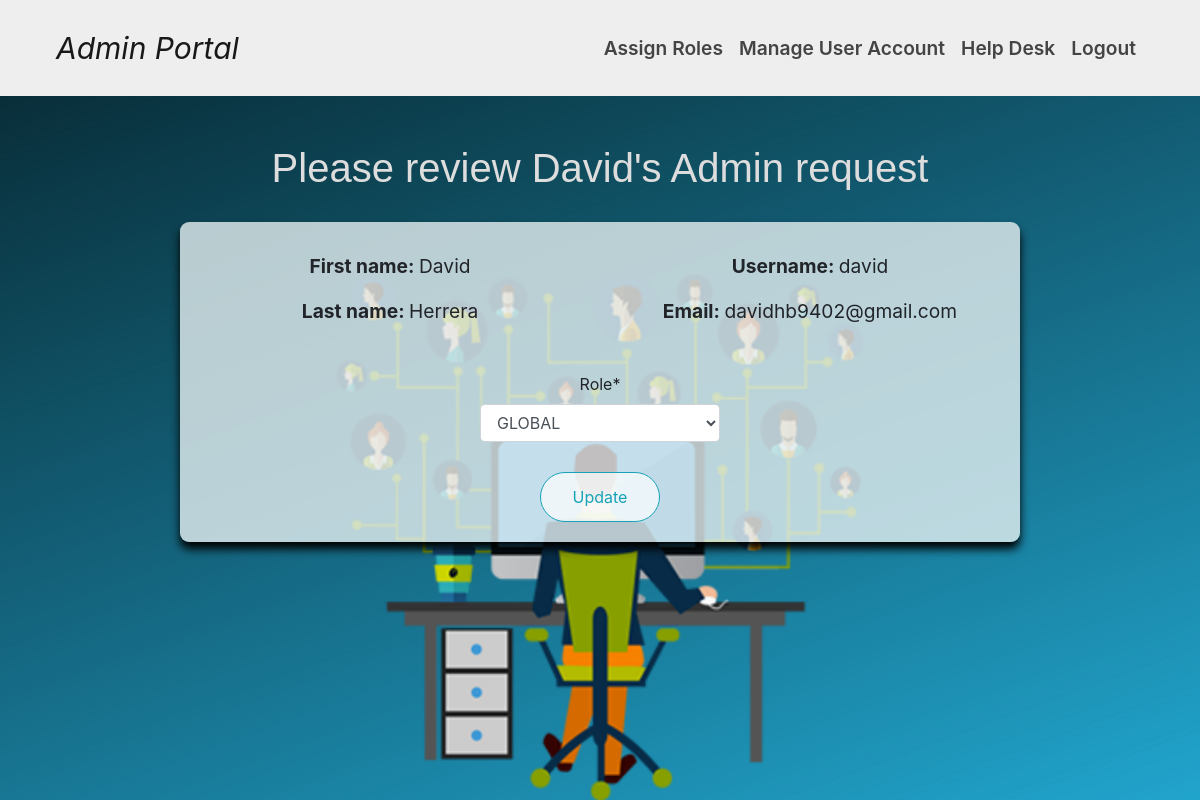
/new-admins/1 (signed in), run on the app's committed database.
### Administrator/models.py (models this page shows, shortened)
class Administrator(models.Model):
    user = models.OneToOneField(User, on_delete=models.CASCADE)
    admin_id = models.AutoField(primary_key=True)
    first_name = models.CharField(max_length=50, blank=False, null=False)
    last_name = models.CharField(max_length=50, blank=False, null=False)
    email = models.EmailField(unique=True)
    role = models.CharField(max_length=11, choices=ROLES)
    is_admin = models.BooleanField(default=False)
    created_at = models.DateTimeField(auto_now_add=True)

### Administrator/views.py (the view)
# urls.py: path('new-admins/<int:pk>', admin_views.adminDetailView, name='admin-detail')
def adminDetailView(request, pk):
    context = {}
    admin = get_object_or_404(Administrator, admin_id=pk)
    userInstance = User.objects.get(username=request.user.username)
    isAdmin = userInstance.administrator.is_admin
    if isAdmin:
        if request.method == 'POST':
            form = AdminReviewForm(request.POST, instance=admin)
            if form.is_valid():
                admin.role = form.cleaned_data.get('role')
                admin.is_admin = True
                admin.save()
                Administrator.refresh_from_db(self=admin)
                context = {
                    'isAdmin': isAdmin,
                    'admin': admin,
                    'form': form,
                }
                return redirect('new-admins-list')
        else:
            form = AdminReviewForm(instance=admin)
            context = {
                'isAdmin': isAdmin,
                'admin': admin,
                'form': form,
            }
    else:
        return redirect('Home')
    return render(request, 'Portal/admin-detail.html', context)

### Administrator/forms.py
class AdminReviewForm(ModelForm):
    role = forms.CharField(max_length=11, widget=forms.Select(choices=ROLES))
    class Meta:
        model = User
        fields = ['role',]

### Portal/templates/Portal/admin-detail.html (shortened to what this page needs)
<head>
</head>
{% extends "Portal/base.html" %}
{% load crispy_forms_tags %}
{% block admin_links %}
    {% if isAdmin %}
        <a class="nav-link" href="{% url 'new-admins-list' %}">Assign Roles</a>
    <li class="nav-item">
        <a class="nav-link" href="{% url 'redirect-success' %}">Manage User Account</a>
    </li>
    <li class="nav-item">
        <a class="nav-link" href="{% url 'redirect-success' %}"> Help Desk</a>
    </li>
    {% endif %}
{% endblock %}
{% block content %}
<div id="backgroundimg1">
    <h1 class="display-5">Please review {{ admin.first_name }}'s Admin request</h3>
    <div class="row" id="admin-info-container">
        <form method="POST" id="form-pane">
            <div id="personal-info-pane" class="col-lg-6">
                <p style="font-size: 120%;"><strong>First name: </strong>{{admin.first_name}}</p>
                <p style="font-size: 120%;"><strong>Last name: </strong>{{admin.last_name}}</p>
            </div>
            <div id="admin-info-pane" class="col-lg-6">
                <p style="font-size: 120%;"><strong>Username: </strong>{{admin.user.username}}</p>
                <p style="font-size: 120%;"><strong>Email: </strong>{{admin.email}}</p>
            </div>
            <div id="role-box">
                <fieldset class="form-group">
                    {{ form|crispy }}
                </fieldset>
            </div>
            <div class="row" id="update-btn-container">
                <div class="form-group" style="margin: 0 auto; background-color: transparent; width: 120px !important; height: 60px !important;">
                    <button type="submit" class="btn btn-outline-info">Update</button>
                </div>
            </div>
        </form>
    </div>
</div>
{% endblock %}

### Portal/static/Portal/main.css (style rules this page uses)
html, body { height: 100%; }
.nav-link { font-size: 120% !important; color: #444 !important; font-weight: 600 !important; }
#backgroundimg1 { background-image: url("background.png"); background-size: cover; background-attachment: fixed; background-position: top; background-clip: border-box; background-repeat: no-repeat; padding-top: 18vh; height: 100vh; width: 100% !important; overflow-y: scroll !important; text-align: center; }
.display-5 { font-family: "Gill Sans", sans-serif; color: #ddd !important; font-weight: 400 !important; }
#update-btn-container { margin: 10 auto; width: 120px; height: 0px; background-color: rgba(250, 250, 250, 0.7); box-shadow: 0px 15px 15px #333 !important; border-radius: 30px; }
#update-btn-container .form-group .btn { background-color:rgba(255, 255, 255, 0.7); margin: 0 auto; width: 120px !important; height: 50px !important; border-radius: 30px !important; }
#admin-info-container { text-align: center; background-color: rgba(229, 239, 241, 0.8) !important; box-shadow: 0px 7px 10px #000 !important; width: 70vw; height: 40vh; border-radius: 9px !important; margin: 30px auto; top: 40px; }
#form-pane { width: 100% !important; height: 100% !important; }
#personal-info-pane { float: left !important; width: 50% !important; height: 20vh; margin: 10px 0 0 0; top: 20px; }
#admin-info-pane { float: left !important; width: 50% !important; top: 20px; height: 25vh; margin: 10px 0 0 0; }
#role-box { float: left !important; width: 100% !important; height: 40px !important; }
#role-box .form-group { text-align: center !important; height: 100% !important; margin: 0 auto !important; width: 20vw !important; position: relative !important; top: -30px !important; }

### data on the page
Administrator: first_name "David", last_name "Herrera", user.username "david", email "davidhb9402@gmail.com", role "GLOBAL"
